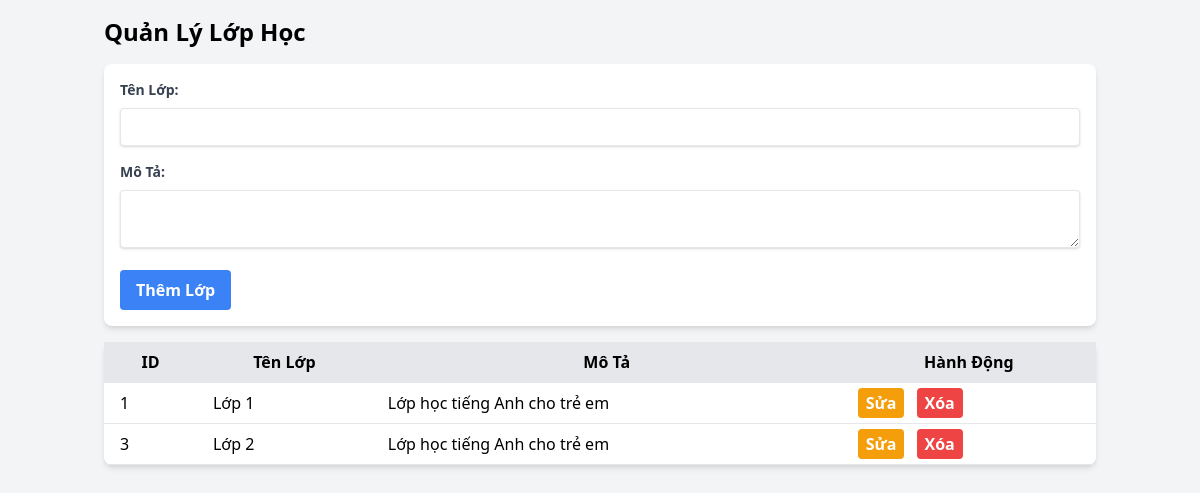
Screenshot of /admin/pages/form_class_manager.php with the database file from the repository.
### tables this page shows
CREATE TABLE `classes` (
  `class_id` int(11) NOT NULL,
  `class_name` varchar(100) NOT NULL,
  `description` text DEFAULT NULL,
  `created_at` timestamp NOT NULL DEFAULT current_timestamp()
);

### admin/pages/form_class_manager.php (the view, shortened to what this page needs)
<?php
include '../../config/conn.php';
$result = $conn->query("SELECT class_id, class_name, description FROM classes");
$classes = $result->fetch_all(MYSQLI_ASSOC);
?>
<!DOCTYPE html>
<html lang="vi">
<head>
    <link href="https://cdn.jsdelivr.net/npm/tailwindcss@2.2.19/dist/tailwind.min.css" rel="stylesheet">
</head>
<body class="bg-gray-100">
    <div class="container mx-auto p-4">
        <h2 class="text-2xl font-semibold mb-4">Quản Lý Lớp Học</h2>
        <form method="POST" class="mb-4 bg-white p-4 rounded-lg shadow-md">
            <div class="mb-4">
                <label for="class_name" class="block text-gray-700 text-sm font-bold mb-2">Tên Lớp:</label>
                <input type="text" name="class_name" id="class_name" class="shadow appearance-none border rounded w-full py-2 px-3 text-gray-700 leading-tight focus:outline-none focus:shadow-outline">
            </div>
            <div class="mb-4">
                <label for="description" class="block text-gray-700 text-sm font-bold mb-2">Mô Tả:</label>
                <textarea name="description" id="description" class="shadow appearance-none border rounded w-full py-2 px-3 text-gray-700 leading-tight focus:outline-none focus:shadow-outline"></textarea>
            </div>
            <button type="submit" name="add_class" class="bg-blue-500 hover:bg-blue-700 text-white font-bold py-2 px-4 rounded">Thêm Lớp</button>
        </form>
        <table class="min-w-full bg-white rounded-lg shadow-md mt-4">
            <thead>
                <tr class="bg-gray-200">
                    <th class="py-2 px-4 border-b">ID</th>
                    <th class="py-2 px-4 border-b">Tên Lớp</th>
                    <th class="py-2 px-4 border-b">Mô Tả</th>
                    <th class="py-2 px-4 border-b">Hành Động</th>
                </tr>
            </thead>
            <tbody>
                <?php foreach ($classes as $class): ?>
                    <tr class="hover:bg-gray-100">
                        <td class="py-2 px-4 border-b"><?php echo $class['class_id']; ?></td>
                        <td class="py-2 px-4 border-b"><?php echo htmlspecialchars($class['class_name']); ?></td>
                        <td class="py-2 px-4 border-b"><?php echo htmlspecialchars($class['description']); ?></td>
                        <td class="py-2 px-4 border-b">
                            <a href="../../admin/includes/logic/edit_class_manager.php?class_id=<?php echo $class['class_id']; ?>" class="bg-yellow-500 hover:bg-yellow-700 text-white font-bold py-1 px-2 rounded mr-2">Sửa</a>
                            <a href="?delete=<?php echo $class['class_id']; ?>" class="bg-red-500 hover:bg-red-700 text-white font-bold py-1 px-2 rounded" onclick="return confirm('Bạn có chắc chắn muốn xóa lớp này không?');">Xóa</a>
                        </td>
                    </tr>
                <?php endforeach; ?>
            </tbody>
        </table>
    </div>
</body>
</html>

### rows the page displays
classes: class_id "1", class_name "Lớp 1", description "Lớp học tiếng Anh cho trẻ em"
classes: class_id "3", class_name "Lớp 2", description "Lớp học tiếng Anh cho trẻ em"
